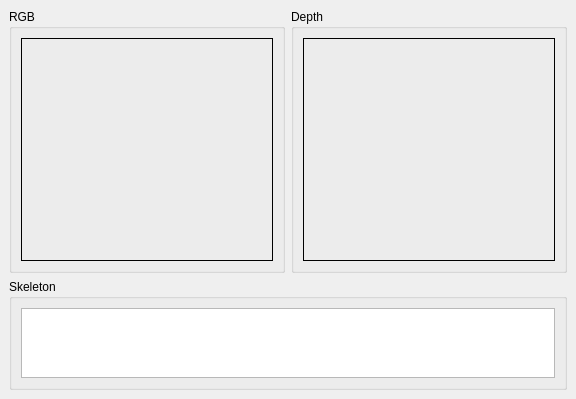
<?xml version="1.0" encoding="UTF-8"?>
<ui version="4.0">
 <class>MainWindow</class>
 <widget class="QMainWindow" name="MainWindow">
  <property name="geometry">
   <rect>
    <x>0</x>
    <y>0</y>
    <width>576</width>
    <height>399</height>
   </rect>
  </property>
  <property name="windowTitle">
   <string>Kinect</string>
  </property>
  <widget class="QWidget" name="centralwidget">
   <layout class="QGridLayout" name="gridLayout" rowstretch="80,20">
    <item row="0" column="1">
     <widget class="QGroupBox" name="groupBox_2">
      <property name="title">
       <string>Depth</string>
      </property>
      <layout class="QGridLayout" name="gridLayout_3">
       <item row="0" column="0">
        <widget class="QLabel" name="depthLabel">
         <property name="frameShape">
          <enum>QFrame::Box</enum>
         </property>
         <property name="text">
          <string/>
         </property>
        </widget>
       </item>
      </layout>
     </widget>
    </item>
    <item row="0" column="0">
     <widget class="QGroupBox" name="groupBox">
      <property name="title">
       <string>RGB</string>
      </property>
      <layout class="QGridLayout" name="gridLayout_2">
       <item row="0" column="0">
        <widget class="QLabel" name="rgbLabel">
         <property name="sizePolicy">
          <sizepolicy hsizetype="Preferred" vsizetype="Preferred">
           <horstretch>0</horstretch>
           <verstretch>0</verstretch>
          </sizepolicy>
         </property>
         <property name="frameShape">
          <enum>QFrame::Box</enum>
         </property>
         <property name="text">
          <string/>
         </property>
        </widget>
       </item>
      </layout>
     </widget>
    </item>
    <item row="1" column="0" colspan="2">
     <widget class="QGroupBox" name="groupBox_3">
      <property name="title">
       <string>Skeleton</string>
      </property>
      <layout class="QHBoxLayout" name="horizontalLayout_2">
       <item>
        <widget class="QPlainTextEdit" name="skeletonLabel">
         <property name="readOnly">
          <bool>true</bool>
         </property>
        </widget>
       </item>
      </layout>
     </widget>
    </item>
   </layout>
  </widget>
 </widget>
 <resources/>
 <connections/>
</ui>
